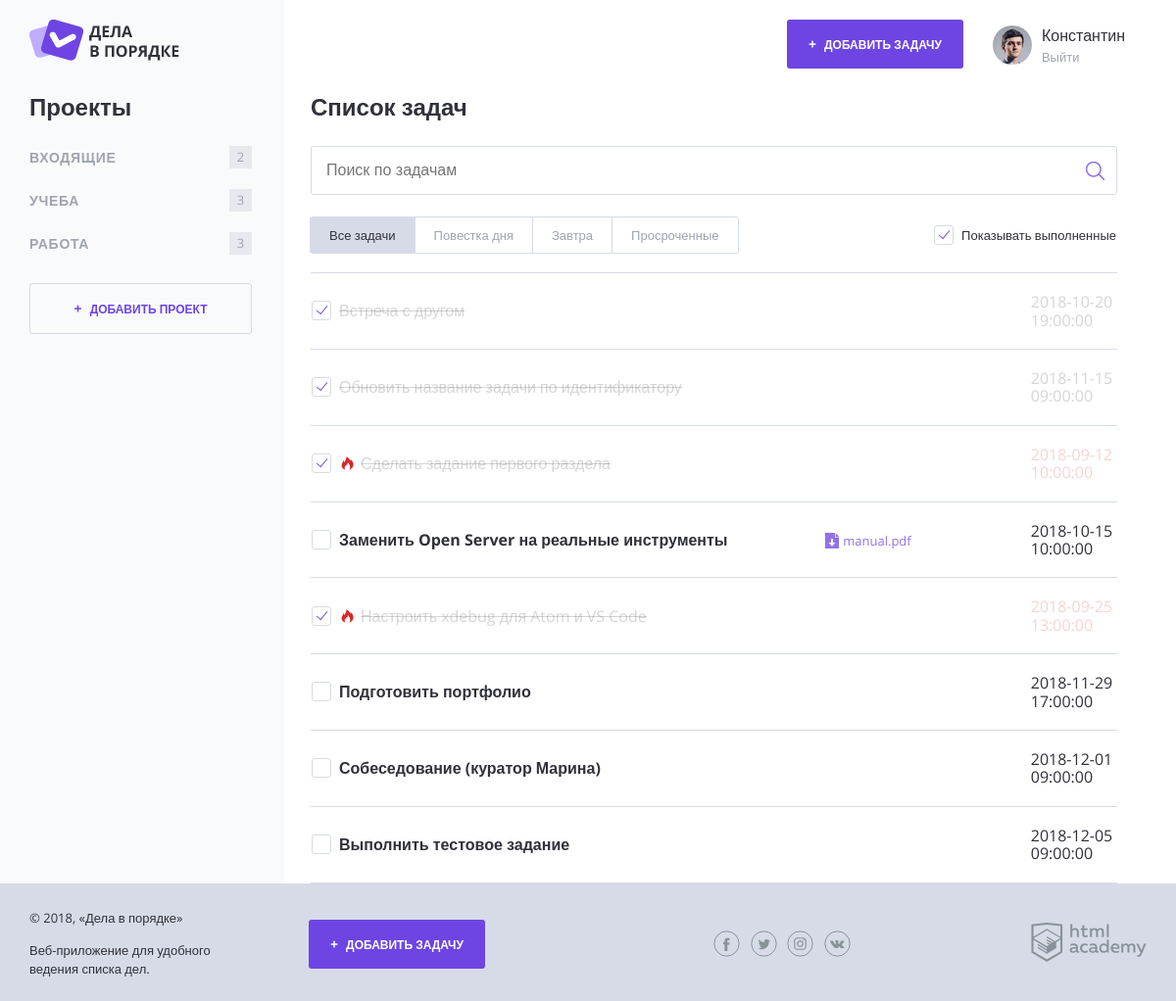
Before: / with the older database file.
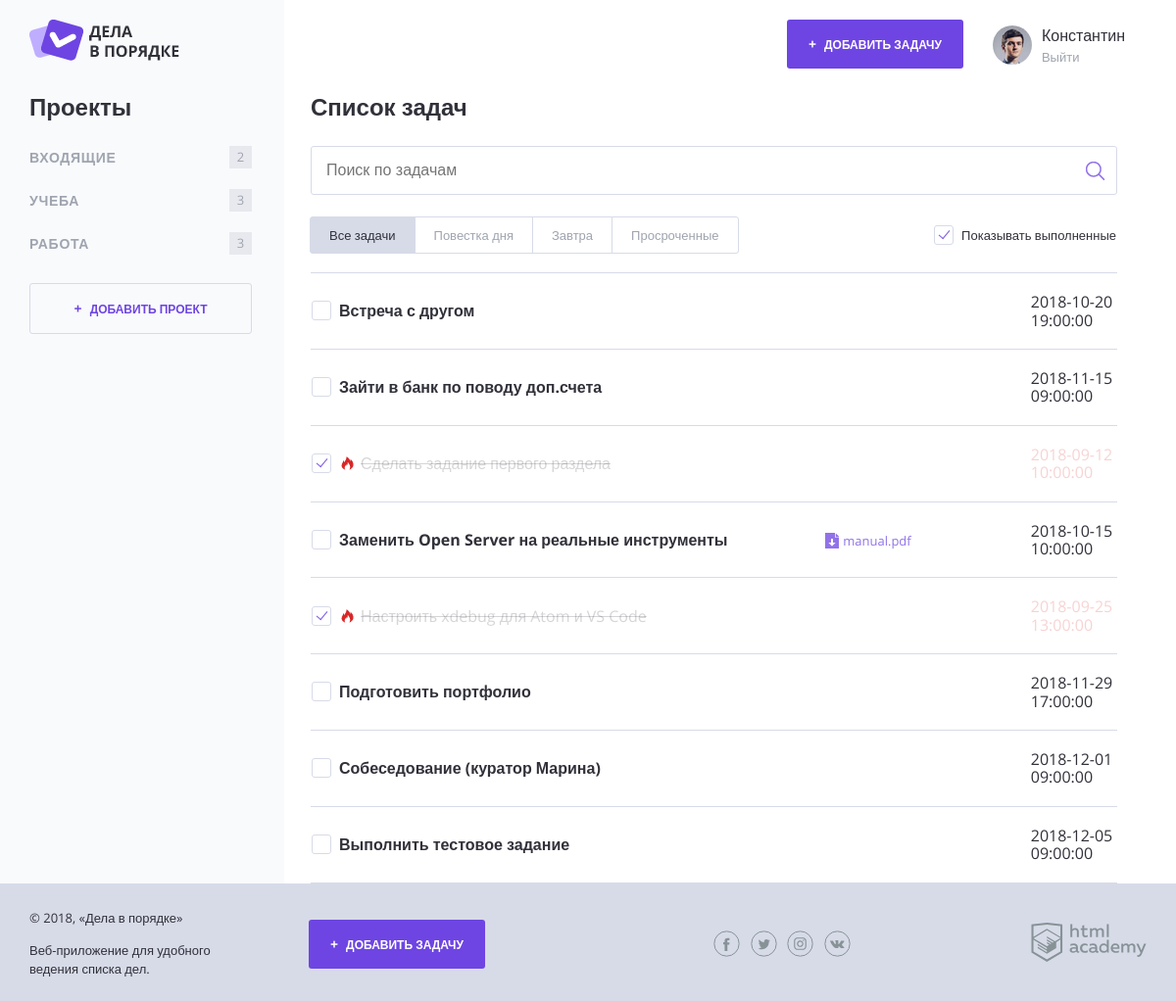
After: the same page with the newer database file.
### tables this page shows
CREATE TABLE categories (
  id          INT         AUTO_INCREMENT,
  name        CHAR(255)   NOT NULL,
  creator_id  INT         NOT NULL,

  PRIMARY KEY (id),
  INDEX (creator_id)
);

CREATE TABLE tasks (
  id                   INT          AUTO_INCREMENT,
  name                 CHAR(255)    NOT NULL,
  category_id          INT          NOT NULL,
  creation             DATETIME     NOT NULL DEFAULT CURRENT_TIMESTAMP,
  deadline             DATETIME     DEFAULT NULL,
  attachment_name      CHAR(255)    DEFAULT NULL,
  attachment_filename  CHAR(255)    DEFAULT NULL,
  is_complete          TINYINT(1)   NOT NULL DEFAULT 0,  

  PRIMARY KEY (id),
  INDEX (category_id),
  INDEX (deadline)
);

### utils.php (called while the page is built, shortened)
<?php
  function fillView($viewFilename, $data = []) {
    $viewPath = VIEWS_DIRECTORY_PATH.$viewFilename;
    $view = '';
    if (is_readable($viewPath)) {
      extract($data);
      require_once($viewPath);
      $view = ob_get_clean();
    }
    return $view;
  }
  function shouldHighlightTask($deadline) {
    $deadlineTime = strtotime($deadline);
    $currentTime = time();
    $timeReserveInHours = floor(($deadlineTime - $currentTime) / SECONDS_IN_HOUR);
    return $timeReserveInHours <= TWENTY_FOUR_HOURS;
  }

### database-connection-helper.php (called while the page is built, shortened)
<?php
  function getDatabaseData($databaseConnection, $requestString) {
    $receivedData = $databaseConnection->query($requestString);
    $adaptedData = $receivedData->fetch_all(MYSQLI_ASSOC);
    $adaptedData = convertArrayStringsToNumbers($adaptedData);
    return $adaptedData;
  }
  function convertArrayStringsToNumbers($data) {
    return array_map(function($item) {
      if (is_array($item)) {
        return convertArrayStringsToNumbers($item);
      }
      if (is_numeric($item)) {
        return is_integer($item + 0) ? (integer) $item : (float) $item;
      }
      return $item;
    }, $data);
  }

### templates/content-index.php (the view, shortened to what this page needs)
<main class="content__main">
  <h2 class="content__main-heading">Список задач</h2>
  <form class="search-form" action="index.php" method="post">
    <input class="search-form__input" type="text" name="" placeholder="Поиск по задачам" value="">
    <input class="search-form__submit" type="submit" name="" value="Искать">
  </form>
  <div class="tasks-controls">
    <nav class="tasks-switch">
      <a class="tasks-switch__item tasks-switch__item--active" href="/">Все задачи</a>
      <a class="tasks-switch__item" href="/">Повестка дня</a>
      <a class="tasks-switch__item" href="/">Завтра</a>
      <a class="tasks-switch__item" href="/">Просроченные</a>
    </nav>
    <label class="checkbox">
      <span class="checkbox__text">Показывать выполненные</span>
    </label>
  </div>
  <table class="tasks">
    <?php
      foreach ($tasks as $taskData):
        if (($selectedCategoryID === null || $taskData['category_id'] === $selectedCategoryID) &&
            (!$taskData['is_complete'] || $shouldShowCompletedTasks)):
    ?>
          <tr class="tasks__item task
                    <?= shouldHighlightTask($taskData['deadline']) ? 'task--important' : ''; ?>
                    <?= $taskData['is_complete'] ? 'task--completed' : ''; ?>">
            <td class="task__select">
              <label class="checkbox task__checkbox">
                <span class="checkbox__text"><?= strip_tags($taskData['name']); ?></span>
              </label>
            </td>
            <td class="task__file">
              <?php if (isset($taskData['attachment_name'])): ?>
                <a class="download-link" href="attachments/<?= $taskData['attachment_filename']; ?>">
                  <?= $taskData['attachment_name']; ?>
                </a>
              <?php endif; ?>
            </td>
            <td class="task__date"><?= $taskData['deadline']; ?></td>
          </tr>
    <?php
        endif;
      endforeach;
    ?>
  </table>
</main>

### templates/site-header.php
<header class="main-header">
  <a href="/">
    <img src="img/logo.png" width="153" height="42" alt="Логотип Дела в порядке">
  </a>
  <div class="main-header__side">
    <a class="main-header__side-item button button--plus open-modal" href="pages/form-task.html">
      Добавить задачу
    </a>
    <div class="main-header__side-item user-menu">
      <div class="user-menu__image">
        <img src="img/user-pic.jpg" width="40" height="40" alt="Пользователь">
      </div>
      <div class="user-menu__data">
        <p><?= strip_tags('Константин'); ?></p>
        <a href="#">Выйти</a>
      </div>
    </div>
  </div>
</header>

### templates/sidebar-categories.php
<section class="content__side">
  <h2 class="content__side-heading">Проекты</h2>
  <nav class="main-navigation">
    <ul class="main-navigation__list">
      <?php foreach ($categories as $categoryData): ?>
        <li class="main-navigation__list-item">
          <a class="main-navigation__list-item-link" href="index.php?category_id=<?= $categoryData['id']; ?>">
            <?= strip_tags($categoryData['name']); ?>
          </a>
          <span class="main-navigation__list-item-count">
            <?= $categoryData['tasks_included']; ?>
          </span>
        </li>
      <?php endforeach; ?>
    </ul>
  </nav>
  <a class="button button--transparent button--plus content__side-button"
      href="pages/form-project.html" target="project_add">
    Добавить проект
  </a>
</section>

### templates/site-footer.php (shortened to what this page needs)
<footer class="main-footer">
  <div class="container">
    <div class="main-footer__copyright">
      <p>© 2018, «Дела в порядке»</p>
      <p>Веб-приложение для удобного ведения списка дел.</p>
    </div>
    <a class="main-footer__button button button--plus" href="pages/form-task.html">
      Добавить задачу
    </a>
    <div class="main-footer__social social">
      <a class="social__link social__link--facebook" href="#">
      </a>
      <a class="social__link social__link--twitter" href="#">
      </a>
      <a class="social__link social__link--instagram" href="#">
      </a>
      <a class="social__link social__link--vkontakte" href="#">
      </a>
    </div>
    <div class="main-footer__developed-by">
      <a href="https://htmlacademy.ru/intensive/php">
        <img src="img/htmlacademy.svg" alt="HTML Academy" width="118" height="40">
      </a>
    </div>
  </div>
</footer>

### templates/site-layout.php (shortened to what this page needs)
<!DOCTYPE html>
<html lang="ru">
  <head>
    <link rel="stylesheet" href="css/normalize.css">
    <link rel="stylesheet" href="css/style.css">
    <link rel="stylesheet" href="css/flatpickr.min.css">
  </head>
  <body>
    <div class="page-wrapper">
      <div class="container <?= isset($pageSidebar) ? 'container--with-sidebar' : ''; ?>">
        <?= $pageHeader; ?>
        <div class="content">
          <?= $pageSidebar ?? ''; ?>
          <?= $pageContent; ?>
        </div>
      </div>
    </div>
    <?= $pageFooter; ?>
  </body>
</html>

### index.php (shortened to what this page needs)
<?php
  $shouldShowCompletedTasks = rand(0, 1);
  require_once('./database-connection-helper.php');
  require_once('./utils.php');
  $userID = intval($_GET['user_id'] ?? 1);
  $requestForCategories = "SELECT categories.id,
                                  categories.name,
                                  COUNT(tasks.category_id) as tasks_included
                            FROM categories
                            JOIN tasks ON categories.id = tasks.category_id
                            WHERE categories.creator_id = {$userID}
                            GROUP BY tasks.category_id";
  $requestForTasks = "SELECT tasks.id,
                              tasks.name,
                              tasks.category_id,
                              tasks.deadline,
                              tasks.attachment_name,
                              tasks.attachment_filename,
                              tasks.is_complete
                      FROM tasks
                      JOIN categories ON tasks.category_id = categories.id
                      WHERE categories.creator_id = {$userID}";
  $categories = getDatabaseData($databaseConnection, $requestForCategories);
  $tasks = getDatabaseData($databaseConnection, $requestForTasks);
  if (isset($_GET['category_id'])) {
    $selectedCategoryID = (integer) $_GET['category_id'];
    $allID = array_column($categories, 'id');
    $hasSelectedCategoryExist = in_array($selectedCategoryID, $allID);
    if (!$hasSelectedCategoryExist) {
      http_response_code(404);
      exit();
    }
  } else {
    $selectedCategoryID = null;
  }
  $pageTitle = PAGES_TITLES['index'];
  $pageHeader = fillView(VIEWS['siteHeader']);
  $pageSidebar = fillView(VIEWS['sidebarCategories'], ['categories' => $categories]);
  $pageContent = fillView(VIEWS['contentIndex'], [
    'selectedCategoryID' => $selectedCategoryID,
    'shouldShowCompletedTasks' => $shouldShowCompletedTasks,
    'tasks' => $tasks
  ]);
  $pageFooter = fillView(VIEWS['siteFooter']);
  $pageLayout = fillView(VIEWS['siteLayout'], [
    'pageTitle' => $pageTitle,
    'pageHeader' => $pageHeader,
    'pageSidebar' => $pageSidebar,
    'pageContent' => $pageContent,
    'pageFooter' => $pageFooter
  ]);
  print($pageLayout);

Changed rows visible on the page:
changed tasks "Встреча с другом": is_complete 1 → 0 (drawn)
changed tasks: is_complete 1 → 0 (drawn); name "Обновить название задачи по идентификатору" → "Зайти в банк по поводу доп.счета"
